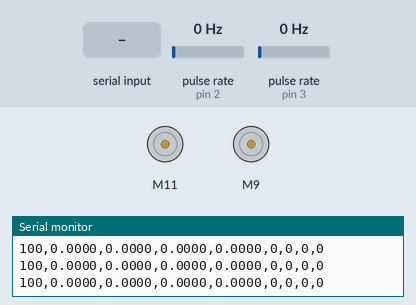
Bench run of a program on a simulated Arduino Nano, built with avr-gcc and run on an emulated ATmega328P. On the bench: 2 × DC motor (green arrow = forward, orange = backward, longer = faster), the last lines printed to the serial monitor. Wiring (inferred from the names in the program): 2 × pulse sensor: data pin 2 / data pin 3. The test bench sets the inputs (shaded band); at power-on: pulse rate (sensors on pin 2, pin 3) 0 Hz.

Above: at 1.2 s.
1.3 s: "S90\n" received over Serial
At 3.1 s:
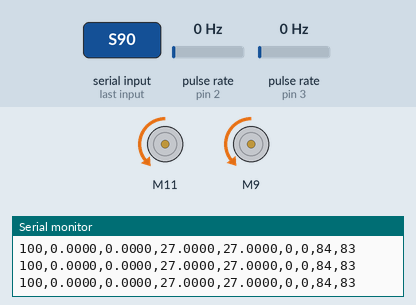
4.3 s: "S,45\n" received over Serial
At 6.7 s:
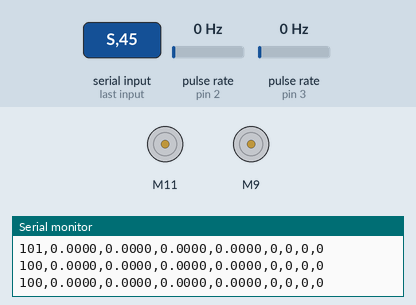
Timing chart, 0 to 8.2 s (numbered marks = the images above; inputs shaded):
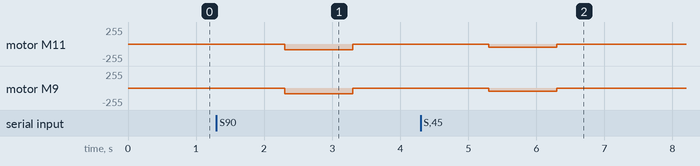

The program:

main.cpp
```cpp
#include <Arduino.h>
#include <Wire.h>
#include <PID_v1.h>
#include <SparkFun_TB6612.h>

#define AIN1 9
#define BIN1 11
#define AIN2 10
#define BIN2 12
#define PWMA 5
#define PWMB 6
#define STBY A2

const int offsetA = -1;
const int offsetB = -1;

Motor rightMotor = Motor(AIN1, AIN2, PWMA, offsetA, STBY);
Motor leftMotor = Motor(BIN1, BIN2, PWMB, offsetB, STBY);

unsigned long lastMs = 0;
unsigned long currentMs = 0;
const int TICKS_PER_REVOLUTION = 515;
const double WHEEL_CIRCUMFERENCE_MM = 210.49; // 33.5 * PI * 2
const double WHEELBASE = 175;

double speed_req = 0;
double angular_speed_req = 0; // Desired angular speed for the robot, in rad/s

double speed_req_left = 0;
double speed_act_left = 0;
double speed_adj_left = 0;

double speed_req_right = 0;
double speed_act_right = 0;
double speed_adj_right = 0;

int speed_changed = false;

const double MAX_SPEED = 330; // Max speed in mm/s
const double MIN_SPEED = 20;
double PWM_TO_SPEED_RATIO_RIGHT = 0.61;
double PWM_TO_SPEED_RATIO_LEFT = 0.62;

int PWM_leftMotor = 0;
int PWM_rightMotor = 0;

//double kp = 0.7, ki = 0, kd = 0.03;
double kp = 0.3, ki = 0.0, kd = 0.05;

PID PID_leftMotor(&speed_act_left, &speed_adj_left, &speed_req_left, kp, ki, kd, DIRECT);
PID PID_rightMotor(&speed_act_right, &speed_adj_right, &speed_req_right, kp, ki, kd, DIRECT);

volatile int encoder_left_count = 0;
volatile int encoder_right_count = 0;

const int PIN_LEFT_ENCODER = 2;
const int PIN_RIGHT_ENCODER = 3;

#define LOOPTIME 100
#define NO_COMM_LOOPS_MAX 10;
unsigned int noCommLoops = 0;

void encoderLeftMotor() { encoder_left_count++; }

void encoderRightMotor() { encoder_right_count++; }

void onTwistCommand(float linear_mm_s, float angular_r_s) {
  noCommLoops = 0;
  speed_req_left = linear_mm_s - angular_r_s * (WHEELBASE / 2);
  speed_req_right = linear_mm_s + angular_r_s * (WHEELBASE / 2);

 // if (new_speed_req_left != speed_req_left || new_speed_req_right != speed_req_right) {
  //  speed_changed = true;
 // }

 // speed_req_left = new_speed_req_left;
 // speed_req_right = new_speed_req_right;
}

void setup() {
  PID_leftMotor.SetOutputLimits(-MAX_SPEED, MAX_SPEED);
  PID_rightMotor.SetOutputLimits(-MAX_SPEED, MAX_SPEED);
  PID_leftMotor.SetMode(AUTOMATIC);
  PID_rightMotor.SetMode(AUTOMATIC);

  leftMotor.standby();
  rightMotor.standby();

  pinMode(PIN_LEFT_ENCODER, INPUT_PULLUP);
  pinMode(PIN_RIGHT_ENCODER, INPUT_PULLUP);

  attachInterrupt(digitalPinToInterrupt(PIN_LEFT_ENCODER), encoderLeftMotor, FALLING);
  attachInterrupt(digitalPinToInterrupt(PIN_RIGHT_ENCODER), encoderRightMotor, FALLING);

  Serial.begin(115200);
  Serial.println("start...");
}

template <typename T> int sgn(T val) { return (T(0) < val) - (val < T(0)); }

void processMessage() {
  while (Serial.available() > 0) {

    char c = Serial.peek();
    // ignore newlines
    if (c == 'S') {
      Serial.read();
      float linear = Serial.parseFloat();
      float angular = Serial.parseFloat();

//      Serial.println(F("OK"));
      onTwistCommand(linear, angular);
    } /*else if (c == 'R') {
      Serial.read();
      PWM_TO_SPEED_RATIO_RIGHT = Serial.parseFloat();
      PWM_TO_SPEED_RATIO_LEFT = Serial.parseFloat();

    } else if (c == 'T') {
      Serial.read();
      float kp = Serial.parseFloat();
      float kd = Serial.parseFloat();
      float ki = Serial.parseFloat();

      PID_leftMotor.SetTunings(kp, ki, kd);
      PID_rightMotor.SetTunings(kp, ki, kd);
      Serial.println("Tunings updated!");
    }*/ else {
      Serial.read();
    }
  }
}

unsigned long loopDuration = 0;

void loop() {
  if (Serial.available() > 0) {
    processMessage();
  }

  currentMs = millis();
  loopDuration = currentMs - lastMs;

  if (loopDuration >= LOOPTIME) {

    if (noCommLoops >= 10) {
      speed_req_left = 0;
      speed_req_right = 0;
    }

    lastMs = currentMs;
    noInterrupts();
    int current_encoder_left_count = encoder_left_count;
    int current_encoder_right_count = encoder_right_count;
    encoder_left_count = 0;
    encoder_right_count = 0;
    interrupts();

    PID_leftMotor.SetSampleTime(loopDuration);
    PID_rightMotor.SetSampleTime(loopDuration);
    float time_sec = ((float) loopDuration) / 1000.0;

    if (current_encoder_left_count < 5) {
      speed_act_left = 0;
    } else {
      float distance_mm = (float(current_encoder_left_count) / float(TICKS_PER_REVOLUTION)) * WHEEL_CIRCUMFERENCE_MM;
      speed_act_left = (distance_mm / time_sec) * 0.975;

      if (speed_req_left < 0) {
        speed_act_left = -speed_act_left;
      }
    }

    if (current_encoder_right_count < 5) {
      speed_act_right = 0;
    } else {
      float distance_mm = (float(current_encoder_right_count) / float(TICKS_PER_REVOLUTION)) * WHEEL_CIRCUMFERENCE_MM;
      speed_act_right = (distance_mm / time_sec) * 0.975;

      if (speed_req_right < 0) {
        speed_act_right = -speed_act_right;
      }
    }

    PID_leftMotor.Compute();
    PID_rightMotor.Compute();

    PWM_leftMotor = constrain(((speed_req_left + sgn(speed_req_left) * MIN_SPEED) * PWM_TO_SPEED_RATIO_LEFT) + (speed_adj_left * PWM_TO_SPEED_RATIO_LEFT), -255, 255);
    PWM_rightMotor = constrain(((speed_req_right + sgn(speed_req_right) * MIN_SPEED) * PWM_TO_SPEED_RATIO_RIGHT) + (speed_adj_right * PWM_TO_SPEED_RATIO_RIGHT), -255, 255);

    if (speed_req_left == 0) {
      leftMotor.brake();
      leftMotor.standby();
    } else {
      leftMotor.drive(PWM_leftMotor);
    }

    if (speed_req_right == 0) {
      rightMotor.brake();
      rightMotor.standby();
    } else {
      rightMotor.drive(PWM_rightMotor);
    }

    Serial.print(loopDuration);
    Serial.print(F(","));
    Serial.print(speed_act_left, 4);
    Serial.print(F(","));
    Serial.print(speed_act_right, 4);
    Serial.print(F(","));
    Serial.print(speed_adj_left, 4);
    Serial.print(F(","));
    Serial.print(speed_adj_right, 4);
    Serial.print(F(","));
    Serial.print(current_encoder_left_count);
    Serial.print(F(","));
    Serial.print(current_encoder_right_count);
    Serial.print(F(","));
    Serial.print(PWM_leftMotor);
    Serial.print(F(","));
    Serial.println(PWM_rightMotor);

    noCommLoops++;
    if (noCommLoops == 65535) {
      noCommLoops = NO_COMM_LOOPS_MAX;
    }
  }
}
```

Measured:
- after the input at 1.3 s, motor M11: stopped → backward 84/255 after 1.0 s, → stopped 1.0 s later; motor M9: stopped → backward 83/255 after 1.0 s, → stopped 1.0 s later
- after the input at 4.3 s, motor M11: stopped → backward 48/255 after 1.0 s, → stopped 1.0 s later; motor M9: stopped → backward 47/255 after 1.0 s, → stopped 1.0 s later
